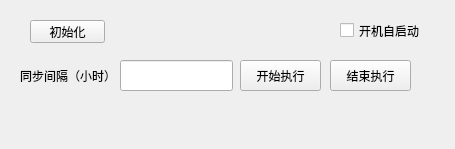
<?xml version="1.0" encoding="UTF-8"?>
<ui version="4.0">
 <class>MainWindow</class>
 <widget class="QMainWindow" name="MainWindow">
  <property name="geometry">
   <rect>
    <x>0</x>
    <y>0</y>
    <width>455</width>
    <height>149</height>
   </rect>
  </property>
  <property name="windowTitle">
   <string>桌面日历自动云同步</string>
  </property>
  <widget class="QWidget" name="centralwidget">
   <widget class="QPushButton" name="pushButton">
    <property name="geometry">
     <rect>
      <x>240</x>
      <y>60</y>
      <width>81</width>
      <height>31</height>
     </rect>
    </property>
    <property name="text">
     <string>开始执行</string>
    </property>
   </widget>
   <widget class="QLineEdit" name="lineEdit">
    <property name="geometry">
     <rect>
      <x>120</x>
      <y>60</y>
      <width>113</width>
      <height>31</height>
     </rect>
    </property>
   </widget>
   <widget class="QLabel" name="label">
    <property name="geometry">
     <rect>
      <x>20</x>
      <y>60</y>
      <width>101</width>
      <height>31</height>
     </rect>
    </property>
    <property name="text">
     <string>同步间隔（小时）</string>
    </property>
   </widget>
   <widget class="QCheckBox" name="checkBox">
    <property name="geometry">
     <rect>
      <x>340</x>
      <y>20</y>
      <width>111</width>
      <height>21</height>
     </rect>
    </property>
    <property name="text">
     <string>开机自启动</string>
    </property>
   </widget>
   <widget class="QPushButton" name="pushButton_2">
    <property name="geometry">
     <rect>
      <x>330</x>
      <y>60</y>
      <width>81</width>
      <height>31</height>
     </rect>
    </property>
    <property name="text">
     <string>结束执行</string>
    </property>
   </widget>
   <widget class="QPushButton" name="pushButton_3">
    <property name="geometry">
     <rect>
      <x>30</x>
      <y>20</y>
      <width>75</width>
      <height>23</height>
     </rect>
    </property>
    <property name="text">
     <string>初始化</string>
    </property>
   </widget>
  </widget>
 </widget>
 <resources/>
 <connections/>
</ui>
